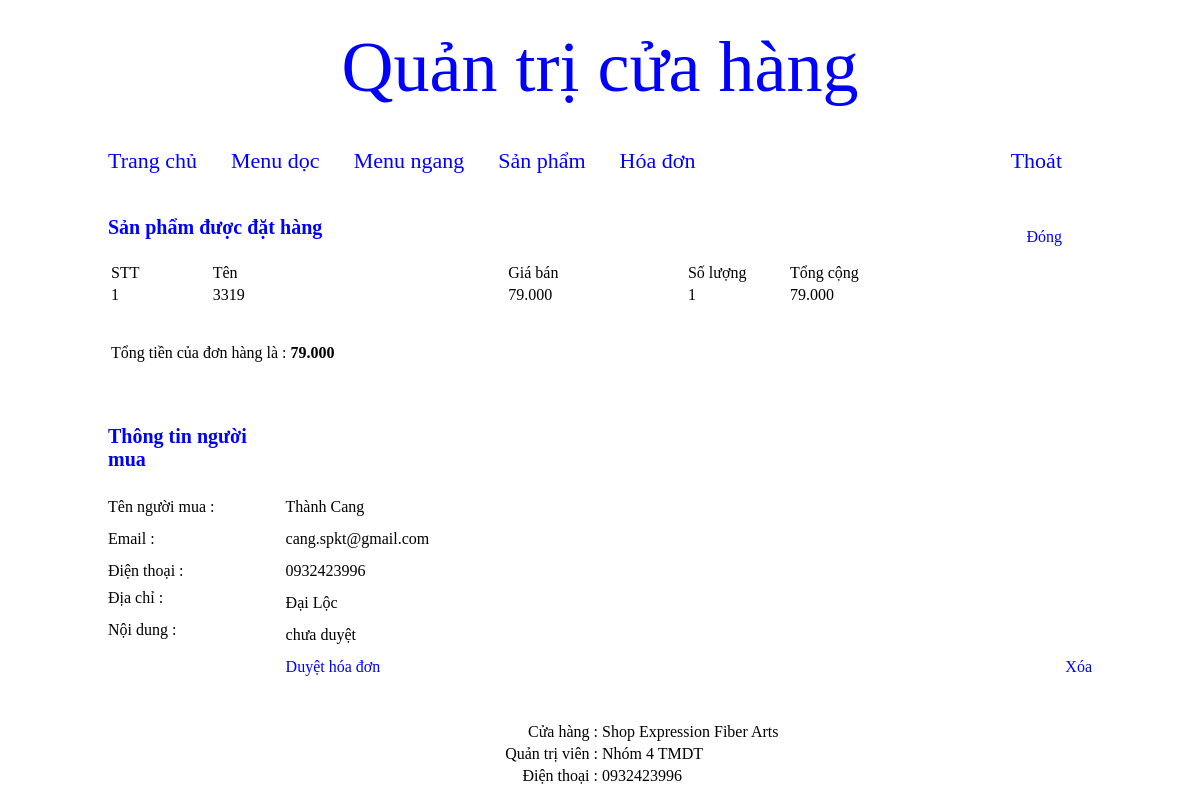
/quan_tri/index.php?thamso=xem_hoa_don&id=5&trang=1 (signed in), run on the app's committed database.
### tables this page shows
CREATE TABLE `san_pham` (
  `id` int(11) NOT NULL,
  `ten` varchar(256) NOT NULL,
  `gia` int(255) NOT NULL,
  `hinh_anh` varchar(256) NOT NULL,
  `noi_dung` mediumtext NOT NULL,
  `thuoc_menu` int(255) NOT NULL,
  `noi_bat` varchar(256) NOT NULL,
  `trang_chu` varchar(256) NOT NULL,
  `sap_xep_trang_chu` int(255) NOT NULL
);

CREATE TABLE `hoa_don` (
  `id` int(11) NOT NULL,
  `ten_nguoi_mua` varchar(256) NOT NULL,
  `email` varchar(256) NOT NULL,
  `dia_chi` mediumtext NOT NULL,
  `dien_thoai` varchar(256) NOT NULL,
  `noi_dung` mediumtext NOT NULL,
  `hang_duoc_mua` mediumtext NOT NULL,
  `ngaytaohd` timestamp NOT NULL DEFAULT CURRENT_TIMESTAMP
);

### quan_tri/chuc_nang/hoa_don/xem_hoa_don.php (the view, shortened to what this page needs)
<?php
	$id=$_GET['id'];
	$tv="select * from hoa_don where id='$id' ";
	$tv_1=mysqli_query($connect,$tv);
	$tv_2=mysqli_fetch_array($tv_1);
	$ten_nguoi_mua=$tv_2['ten_nguoi_mua'];
	$email=$tv_2['email'];
	$dien_thoai=$tv_2['dien_thoai'];
	$dia_chi=$tv_2['dia_chi'];
	$noi_dung=$tv_2['noi_dung'];
	$hang_duoc_mua=$tv_2['hang_duoc_mua'];
	$link_dong="?thamso=hoa_don&&trang=".$_GET['trang'];
	$link_xoa="?xoa_hoa_don_o_trang_chi_tiet=co&id=".$id."&trang=".$_GET['trang'];
	$link_cap_nhat="?cap_nhat_hoa_don=co&id=".$id."&trang=".$_GET['trang'];
?>
<table width="990px" >
	<tr>
		<td width="250px" ><b style="color:blue;font-size:20px" >Sản phẩm được đặt hàng </b><br><br> </td>
		<td width="740px" align="right" >
			<a href="<?php echo $link_dong; ?>" class="lk_a1" style="margin-right:30px" >Đóng</a>
		</td>
	</tr>
	<tr>
		<td align="left" colspan="2" >
			<table width="880px" >
				<tr>
					<td width="100px">STT</td>
					<td width="300px" >Tên</td>
					<td width="180px">Giá bán</td>
					<td width="100px" >Số lượng</td>
					<td width="200px">Tổng cộng</td>
				</tr>
				<?php
					$m=explode("[|||||]",$hang_duoc_mua);
					$tong_lon=0;
					for($i=0;$i<count($m);$i++)
					{
						if(isset($m[$i]))
						{
							if($m[$i]!="")
							{
								$stt=$i+1;
								$m_2=explode("[|||]",$m[$i]);
								$id_sp=$m_2[0];
								$sl_sp=$m_2[1];
								$tv_sp="select id,ten,gia from san_pham where id='$id_sp' ";
								$tv_sp_1=mysqli_query($connect,$tv_sp);
								$tv_sp_2=mysqli_fetch_array($tv_sp_1);
								$ten=$tv_sp_2['ten'];
								$gia=$tv_sp_2['gia'];
								$gia_duoc_dinh_dang=number_format($gia,0,",",".");
								$tong=$gia*$sl_sp;
								$tong_duoc_dinh_dang=number_format($tong,0,",",".");
								$tong_lon=$tong_lon+$tong;
								if($sl_sp!=0)
								{
								?>
									<tr>
										<td><?php echo $stt; ?></td>
										<td><?php echo $ten; ?></td>
										<td><?php echo $gia_duoc_dinh_dang; ?></td>
										<td><?php echo $sl_sp; ?></td>
										<td><?php echo $tong_duoc_dinh_dang; ?></td>
									</tr>
								<?php
								}
							}
						}
					}
				?>
				<tr>
					<td colspan="5">
						<br><br>
						Tổng tiền của đơn hàng là :
						<?php
							$tong_lon_duoc_dinh_dang=number_format($tong_lon,0,",",".");
							echo "<b>".$tong_lon_duoc_dinh_dang."</b>";
						?>
						<br><br>
					</td>
				</tr>
			</table>
		</td>
	</tr>
</table>
<br><br>
<table width="990px" >
	<tr>
		<td width="180px" ><b style="color:blue;font-size:20px" >Thông tin người mua</b><br><br> </td>
		<td width="810px" align="right" >&nbsp;
		</td>
	</tr>
	<tr height="30px" >
		<td >Tên người mua : </td>
		<td >
			<?php echo $ten_nguoi_mua; ?>
		</td>
	</tr>
	<tr height="30px" >
		<td >Email : </td>
		<td >
			<?php echo $email; ?>
		</td>
	</tr>
	<tr height="30px" >
		<td >Điện thoại : </td>
		<td >
			<?php echo $dien_thoai; ?>
		</td>
	</tr>
	<tr height="30px" >
		<td valign="top" >Địa chỉ : </td>
		<td >
			<?php echo $dia_chi; ?>
		</td>
	</tr>
	<tr height="30px" >
		<td valign="top" >Nội dung : </td>
		<td >
			<?php echo $noi_dung; ?>
		</td>
	</tr>
	<tr height="30px" >
		<td>&nbsp;</td>
        <td>
			<a href="<?php echo $link_cap_nhat; ?>" class="lk_a1" >Duyệt hóa đơn</a>
		</td>
		<td>
			<a href="<?php echo $link_xoa; ?>" class="lk_a1" >Xóa</a>
		</td>
	</tr>
</table>

### quan_tri/giao_dien/giao_dien.css (style rules this page uses)
a.lk_a1 { text-decoration:none;color:blue; }

### data on the page
san_pham: stt "1", ten "3319", gia "79.000", gia.hang_duoc_mua "79.000"
hoa_don: hang_duoc_mua "1", ten_nguoi_mua "Thành Cang", email "cang.spkt@gmail.com", dien_thoai "0932423996", dia_chi "Đại Lộc", noi_dung "chưa duyệt"

### other printed values
$tong_lon_duoc_dinh_dang "79.000"
